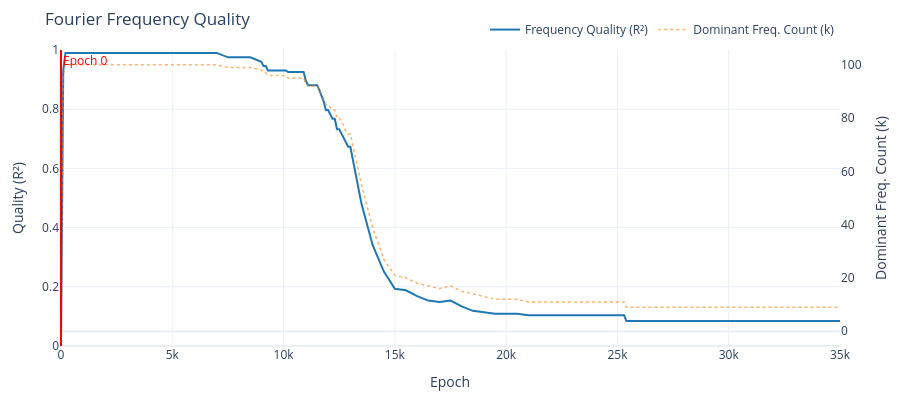

Source (notebook cell):
### Code cell
# Failed/Slow grokker: 101/999
variant = family.get_variant(prime=101, seed=999)
show_views(variant)

### Figure 1 — Plotly figure (JSON) as saved in the notebook; plotly's stock layout.template omitted (floating-point values rounded to 4 significant figures; data arrays with more than 128 entries replaced by an {"elided": "..."} marker saying what was removed)
{"data": [{"hovertemplate": "Epoch %{x}<br>Quality: %{y:.4f}<extra></extra>", "line": {"color": "rgba(31, 119, 180, 1.0)", "width": 2}, "mode": "lines", "name": "Frequency Quality (R²)", "type": "scatter", "x": {"elided": "148 int values"}, "y": {"elided": "148 float values"}}, {"hovertemplate": "Epoch %{x}<br>k: %{y}<extra></extra>", "line": {"color": "rgba(255, 127, 14, 0.6)", "dash": "dot", "width": 1.5}, "mode": "lines", "name": "Dominant Freq. Count (k)", "type": "scatter", "x": {"elided": "148 int values"}, "y": {"elided": "148 float values"}, "yaxis": "y2"}], "layout": {"annotations": [{"font": {"color": "red"}, "showarrow": false, "text": "Epoch 0", "x": 0, "xanchor": "left", "xref": "x", "y": 1, "yanchor": "top", "yref": "y domain"}], "height": 400, "legend": {"orientation": "h", "x": 1, "xanchor": "right", "y": 1.02, "yanchor": "bottom"}, "margin": {"b": 50, "l": 60, "r": 60, "t": 50}, "shapes": [{"line": {"color": "red", "dash": "solid", "width": 2}, "type": "line", "x0": 0, "x1": 0, "xref": "x", "y0": 0, "y1": 1, "yref": "y domain"}], "title": {"text": "Fourier Frequency Quality"}, "xaxis": {"title": {"text": "Epoch"}}, "yaxis": {"range": [0, 1], "title": {"text": "Quality (R²)"}}, "yaxis2": {"overlaying": "y", "showgrid": false, "side": "right", "title": {"text": "Dominant Freq. Count (k)"}}}}
